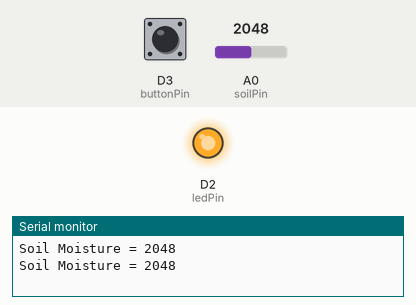
Simulated run of this sketch. Board: Particle Photon. Parts: output pins drawn as LEDs (lit = HIGH), the last lines printed to the serial monitor. Dashed ring = blinking. Inputs (shaded band) come from the test bench; at power-on: D3 (buttonPin) HIGH, A0 (soilPin) = 2048. Pins used as bus, display or sensor lines are not drawn.

Above: at 1.8 s.
1.9 s: D3 (buttonPin) pulled LOW for 3.2 s
At 2.9 s:
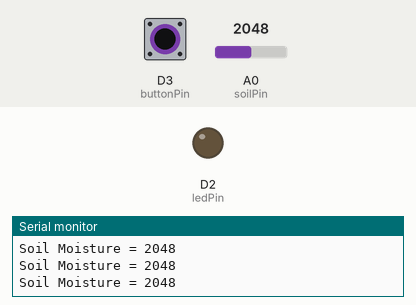
7.9 s: A0 (soilPin) set to 217
11.4 s: A0 (soilPin) set to 189
At 12.6 s:
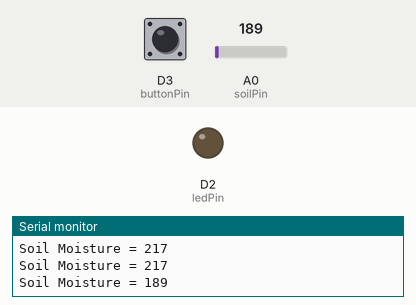
13.2 s: A0 (soilPin) set to 491
At 15.4 s:
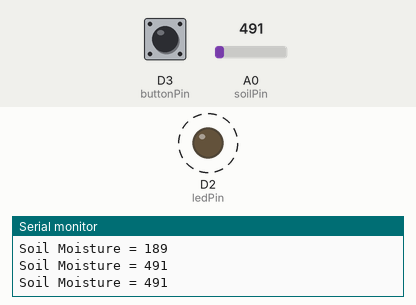
17.5 s: A0 (soilPin) set to 160
At 18.3 s:
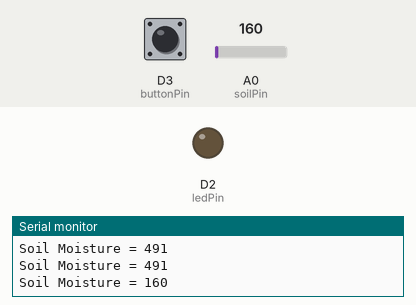
Timing chart, 0 to 20.5 s (numbered marks = the images above; inputs shaded):
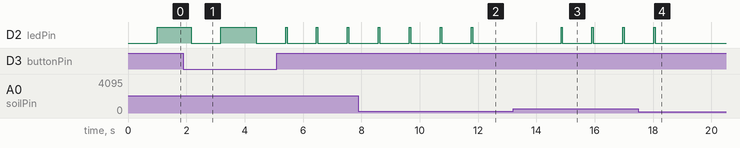

Measured:
- after the input at 1.9 s, D2 (ledPin): goes LOW 1.0 s, HIGH 1.2 s, 3 × (LOW 1.0 s, HIGH 0.05 s), then LOW, starting after 0.27 s
- after the input at 11.4 s, D2 (ledPin): goes on until 11.8 s, then stays LOW
- after the input at 13.2 s, D2 (ledPin): alternates HIGH for 0.05 s and LOW for 1.0 s, starting after 1.6 s
- after the input at 17.5 s, D2 (ledPin): goes on until 18.1 s, then stays LOW

The sketch:

boiloveralert.ino
```cpp
int val = 0; //value for storing moisture value
int soilPin = A0;//Declare a variable for the soil moisture sensor
int soilPower = 6;//Variable for Soil moisture Power
int ledPin = D2;
int buttonPin = D3;

bool state = false;

void setup()
{
  Particle.variable("val", val);
  pinMode(soilPower, OUTPUT);//Set D6 as an OUTPUT
  digitalWrite(soilPower, LOW);//Set to LOW so no power is flowing through the sensor
  pinMode(ledPin, OUTPUT);
  pinMode(buttonPin, INPUT_PULLUP);
}

//This is a function used to get the soil moisture content
int readSoil()
{
    digitalWrite(soilPower, HIGH);//turn D6 "On"
    delay(10);//wait 10 milliseconds
    val = analogRead(soilPin);//Read the SIG value form sensor
    digitalWrite(soilPower, LOW);//turn D6 "Off"
    return val;//send current moisture value
}

void loop()
{
  Serial.print("Soil Moisture = ");
  //get soil moisture value from the function below and print it
  Serial.println(readSoil());

  //This 1 second timefrme is used so you can test the sensor and see it change in real-time.
  delay(1000);//take a reading every second

  if (val > 200){

      digitalWrite(ledPin, HIGH); //Turn on LED

      int buttonState = digitalRead(buttonPin);
      delay(50);

      if (buttonState == LOW){
          state =! state;
          delay(50);
      }

      if (state == true)
      {
          digitalWrite(ledPin, LOW); //Turn off LED
      }
      else{
          digitalWrite(ledPin, HIGH); //Turn on LED
      }


  }
  else{
      digitalWrite(ledPin, LOW); //Turn off LED
  }

}
```
